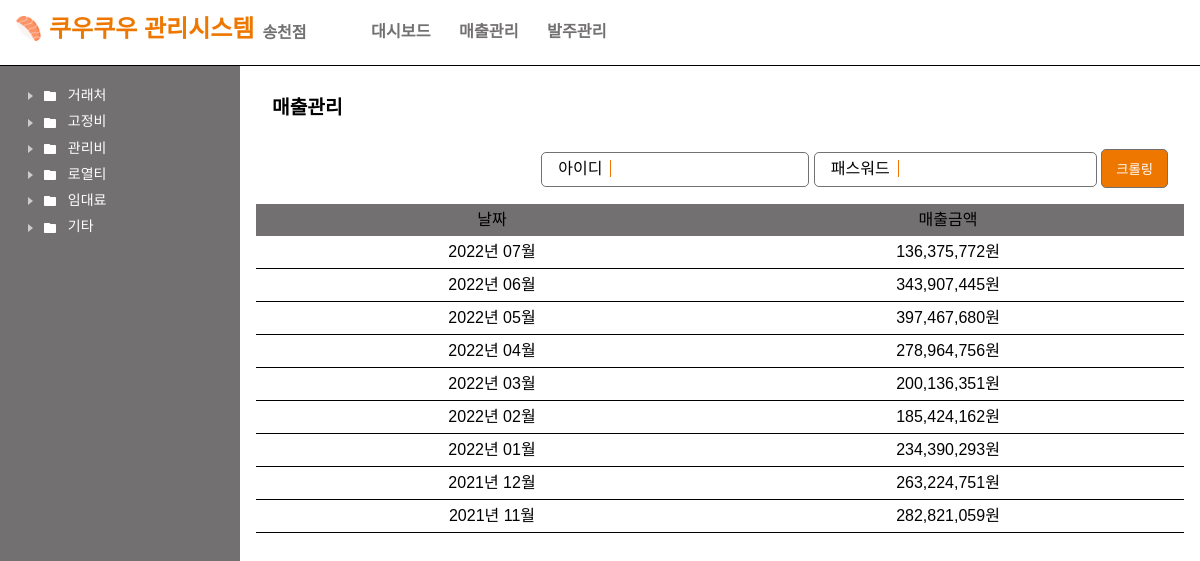
Page /sales/ on the committed database.
### main/models.py (models this page shows)
class Sales(models.Model):
    month = models.DateField()
    price = models.IntegerField()

### main/views.py (the view)
# urls.py: path('sales/', views.sales, name="sales"),
def sales(request):
    if request.method == "POST":
        id = request.POST.get("id")
        pw = request.POST.get("pw")
        data = web_crawling(id, pw)
        insert_sales(data)
        return redirect("main:sales")
    datas = Sales.objects.all()
    context = {
        'datas': datas,
    }
    return render(request, "main/sales.html", context)

### templates/main/sales.html (shortened to what this page needs)
{% extends 'base.html' %}
{% load static %}
{% load humanize %}
{% load mathfilters %}
{% block content %}
    <link href="{% static 'css/sales.css' %}" type="text/css" rel="stylesheet"/>
    <div class="view-area">
        <div class="sales">
        <div class="view-header"><h1>매출관리</h1></div>
            <div class="crawling">
                <form method="post">
                    <div><label>아이디</label><input type="text" name="id" required></div>
                    <div><label>패스워드</label><input type="password" name="pw" required></div>
                    <div class="submit-button"><input type="submit" value="크롤링"></div>
                </form>
            </div>
            <div class="sales-table">
                <div class="data-header"><div>날짜</div><div>매출금액</div></div>
                {% for data in datas %}
                    <div class="data-body"><div>{{ data.month|date:"Y년 m월" }}</div><div>{{ data.price|intcomma }}원</div></div>
                {% endfor %}
            </div>
        </div>
    </div>
{% endblock %}

### static/css/root.css (style rules this page uses)
:root { --primary-color : #EE7700; --sub-color : #727071; --h1-fontsize : 1.5rem; --h2-fontsize : 1.2rem; --normal-fontsize : 0.8rem; --default-padding : 1rem; --nav-width : 20%; --minimum-height : calc(100vh - 3.5rem); --nav-hover-color : #f4f4f41F; }

### static/css/default.css (style rules this page uses)
html, body, div, span, applet, object, iframe, h1, h2, h3, h4, h5, h6, p, blockquote, pre, a, abbr, acronym, address, big, cite, code, del, dfn, em, img, ins, kbd, q, s, samp, small, strike, strong, sub, sup, tt, var, b, u, i, ol, ul, li, center, dl, dt, dd, fieldset, form, label, legend, table, caption, tbody, tfoot, thead, tr, th, td, article, aside, canvas, details, embed, figure, figcaption, footer, header, hgroup, menu, nav, output, ruby, section, summary, time, mark, audio, video { margin: 0; padding: 0; border: 0; font-size: 100%; font: inherit; font-family: 'Noto Sans KR', sans-serif; vertical-align: baseline; text-decoration : none; list-style : none; }
body { line-height: 1; }

### static/css/main.css (style rules this page uses)
.input-area, .null-area, .view-area { width : 100%; }
.view-area .view-header { display: inline-block; width : 100%; }
.view-area .view-header h1 { display: inline-block; font-weight: 600; font-size : var(--h2-fontsize); padding : 1rem; }

### static/css/sales.css (style rules this page uses)
.view-header { display: inline-block !important; width : 50% !important; vertical-align: bottom; }
.crawling { display: inline-block; float : right; padding : 1rem; }
.crawling div { display: inline-block; border : 1px solid var(--sub-color); border-radius: 5px; padding : 0.5rem; }
.crawling div label { padding-left : 0.5rem; padding-right : 0.5rem; border-right : 1px solid var(--primary-color); }
.crawling div input { margin-left : 0.5rem; border : 0; }
.crawling .submit-button { background: var(--primary-color); margin : 0; }
.crawling .submit-button input { margin : 0; background: 0; box-sizing: border-box; color : white; }
.sales-table > div { clear : both; display : grid; grid-template-columns: repeat(2, 1fr); grid-template-rows: 1fr; text-align : center; padding : 0.5rem; }
.sales-table .data-header { background: var(--sub-color); }
.sales-table .data-body { border-bottom : 1px solid black; }

### rows in the picture
Sales: month "2022년 07월", price "136,375,772"
Sales: month "2022년 06월", price "343,907,445"
Sales: month "2022년 05월", price "397,467,680"
Sales: month "2022년 04월", price "278,964,756"
Sales: month "2022년 03월", price "200,136,351"
Sales: month "2022년 02월", price "185,424,162"
Sales: month "2022년 01월", price "234,390,293"
Sales: month "2021년 12월", price "263,224,751"
Sales: month "2021년 11월", price "282,821,059"
